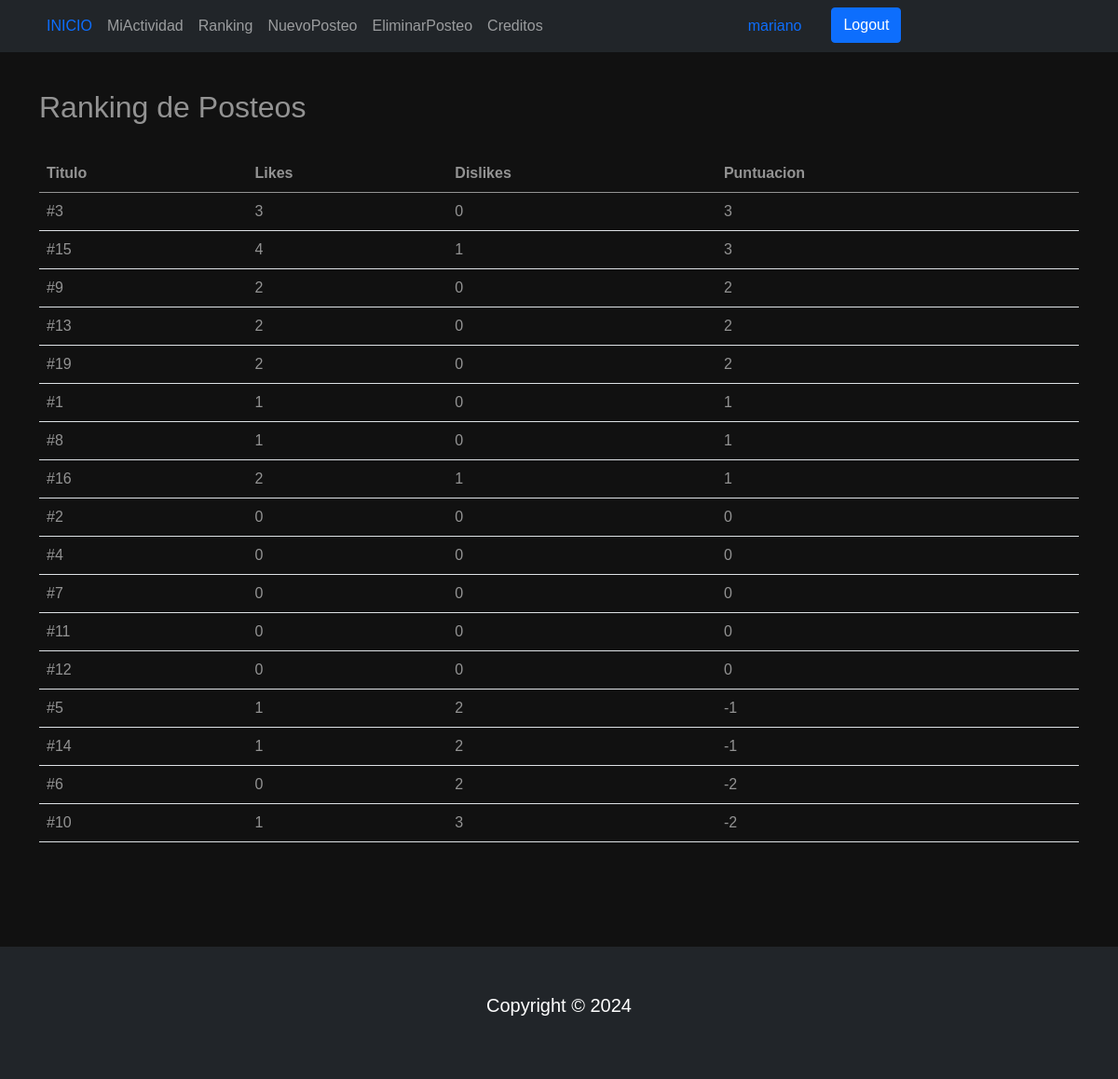
Screenshot of /posteoEstadisticas/ (signed in) with the database file from the repository.
### AppBlog/models.py (models this page shows, shortened)
class Post(models.Model):
    title = models.CharField(max_length=200)
    description = models.TextField()
    created_at = models.DateTimeField(auto_now_add=True)
    updated_at = models.DateTimeField(auto_now=True)
    imagen = models.ImageField(null=True, blank=True, upload_to="imagenes/")

### AppBlog/views.py (the view)
# urls.py: path('posteoEstadisticas/', posteo_estadisticas, name='posteo_estadisticas'),
@staff_member_required
def posteo_estadisticas(request):
    posteos = Post.objects.annotate(
        likes=Count('favoritos', filter=Q(favoritos__interaction=Favoritos.LIKE)),
        dislikes=Count('favoritos', filter=Q(favoritos__interaction=Favoritos.DISLIKE)),
        puntuacion=ExpressionWrapper(
            Count('favoritos', filter=Q(favoritos__interaction=Favoritos.LIKE)) - Count('favoritos', filter=Q(favoritos__interaction=Favoritos.DISLIKE)),
            output_field=IntegerField()
        )
    ).order_by('-puntuacion')
    context = {
        'posteos': posteos
    }
    return render(request, 'posteo_estadisticas.html', context)

### AppBlog/templates/posteo_estadisticas.html
{% extends 'home.html' %} {% load static %} {% block content %}
<br />
<br />
<div class="container mt-5">
  <h1>Ranking de Posteos</h1>
  <br />
  <table class="table">
    <thead>
      <tr>
        <th>Titulo</th>
        <th>Likes</th>
        <th>Dislikes</th>
        <th>Puntuacion</th>
      </tr>
    </thead>
    <tbody>
      {% for posteo in posteos %}
      <tr>
        <td>{{ posteo.title }}</td>
        <td>{{ posteo.likes }}</td>
        <td>{{ posteo.dislikes }}</td>
        <td>{{ posteo.puntuacion }}</td>
      </tr>
      {% endfor %}
    </tbody>
  </table>
</div>
<br />
<br />
<br />
<br />
{% endblock %}

### AppBlog/templates/navbar.html (shortened to what this page needs)
<nav class="navbar navbar-expand-sm bg-dark navbar-dark py-2 fixed-top">
  <div class="container">
    <div class="collapse navbar-collapse" id="navmenu">
      <ul class="navbar-nav mr-auto">
        <li class="nav-item">
          <a class="nav-link" href="{% url 'home' %}"
            ><span class="text-primary">INICIO</span></a
          >
        </li>
        {% if request.user.is_authenticated %}
        <li class="nav-item">
          <a class="nav-link" href="{% url 'user_interactions' %}"
            >MiActividad</a
          >
        </li>
        {% endif %}
        {% if request.user.is_staff %}
        <li class="nav-item">
          <a class="nav-link" href="{% url 'posteo_estadisticas' %}">Ranking</a>
        </li>
        <li class="nav-item">
          <a class="nav-link" href="{% url 'nuevo_posteo' %}">NuevoPosteo</a>
        </li>
        <li class="nav-item">
          <a class="nav-link" href="{% url 'lista_posteos' %}"
            >EliminarPosteo</a
          >
        </li>
        {% endif %}
        <li class="nav-item">
          <a class="nav-link" href="{% url 'acerca_de_mi' %}">Creditos</a>
        </li>
        <div class="container"></div>
        <div class="container"></div>
        <div class="container"></div>
        <div class="container"></div>
        <div class="container"></div>
        <div class="container"></div>
        <div class="container"></div>
        <div class="container"></div>
        {% if request.user.is_authenticated %}
        <div class="container">
          <li class="nav-item">
            <a class="nav-link" href="{% url 'editar_perfil' %}"
              ><span class="text-primary"
                >{{ request.user.username }}</span
              ></a
            >
          </li>
        </div>
        <div class="container">
          <li class="nav-item">
            <form method="post" action="{% url 'logout' %}">
              <button type="submit" class="btn btn-primary text-center">
                Logout
              </button>
            </form>
          </li>
        </div>
        {% endif %}
      </ul>
    </div>
  </div>
</nav>

### AppBlog/static/css/estilos.css (style rules this page uses)
* { margin: 0; padding: 0; box-sizing: border-box; }
body { font-family: 'Montserrat', sans-serif; background: #111; color: #1d1d1d; }
nav ul li a { border: none; }
th { color: rgba(255, 255, 255, .55); }
tr { color: rgba(255, 255, 255, .55); }
h1 { color: rgba(255, 255, 255, .55); font-size: 2rem; font-weight: 500; line-height: 1.2; margin-bottom: 0.5rem; margin-top: 0; }

### rows the page displays
Post: title "#3", likes "3", dislikes "0", puntuacion "3"
Post: title "#15", likes "4", dislikes "1", puntuacion "3"
Post: title "#9", likes "2", dislikes "0", puntuacion "2"
Post: title "#13", likes "2", dislikes "0", puntuacion "2"
Post: title "#19", likes "2", dislikes "0", puntuacion "2"
Post: title "#1", likes "1", dislikes "0", puntuacion "1"
Post: title "#8", likes "1", dislikes "0", puntuacion "1"
Post: title "#16", likes "2", dislikes "1", puntuacion "1"
Post: title "#2", likes "0", dislikes "0", puntuacion "0"
Post: title "#4", likes "0", dislikes "0", puntuacion "0"
Post: title "#7", likes "0", dislikes "0", puntuacion "0"
Post: title "#11", likes "0", dislikes "0", puntuacion "0"
Post: title "#12", likes "0", dislikes "0", puntuacion "0"
Post: title "#5", likes "1", dislikes "2", puntuacion "-1"
Post: title "#14", likes "1", dislikes "2", puntuacion "-1"
Post: title "#6", likes "0", dislikes "2", puntuacion "-2"
Post: title "#10", likes "1", dislikes "3", puntuacion "-2"

### other values shown
{{ request.user.username }} "mariano"
